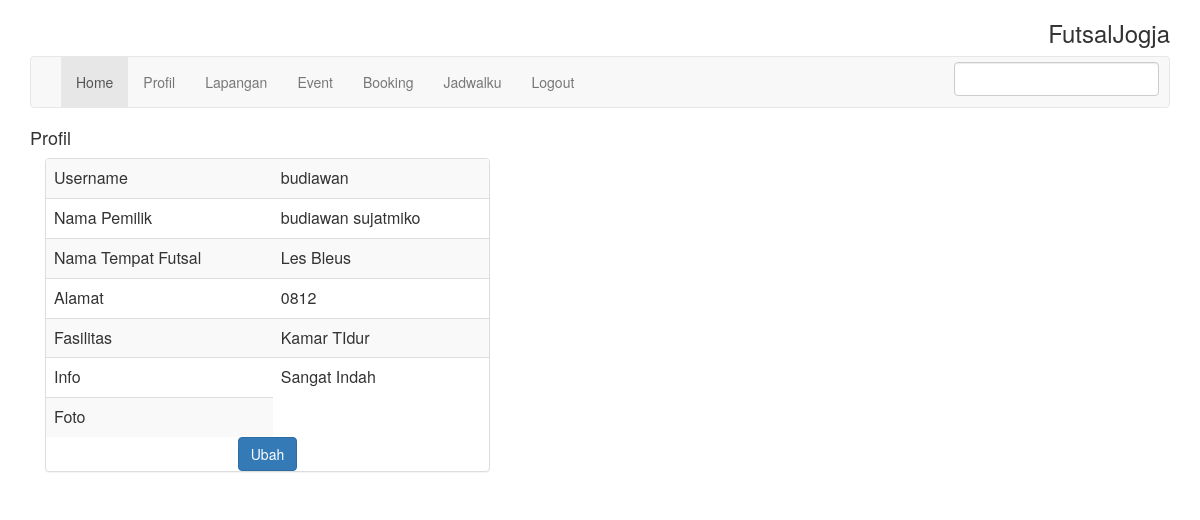
Page /index.php?p=profil (signed in) on the committed database.
### tables this page shows
CREATE TABLE `owner_futsal` (
  `id_owner` int(11) NOT NULL,
  `username_owner` varchar(30) DEFAULT NULL,
  `password_owner` varchar(32) DEFAULT NULL,
  `nama_owner` varchar(30) DEFAULT NULL,
  `telp` varchar(50) DEFAULT NULL,
  `nama_futsal` varchar(50) DEFAULT NULL,
  `alamat_futsal` varchar(500) DEFAULT NULL,
  `fasilitas` varchar(300) DEFAULT NULL,
  `info_futsal` text,
  `foto_futsal` varchar(20) DEFAULT NULL,
  `status_aktif` enum('0','1') DEFAULT NULL
);

### includes/profile.php (called while the page is built, shortened)
<?php
$id = $_SESSION['id_user'];
if ($_SESSION['type'] == 'owner') {
	$query = mysqli_query($conn,"select * from owner_futsal where id_owner='$id'");
}
$obj = mysqli_fetch_object($query);
include('includes/profile/profil.php');
 ?>

### includes/profile/profil.php (the view, shortened to what this page needs)
<?php
switch (@$_GET['act']) {
	default:
?>
<h4>Profil</h4>
<div class="col-lg-12" style="margin: 0 auto;float: none;">
<div class="row">
<div class="col-lg-5">
		<div class="panel panel-default">
				<table class="table table-striped">
				<?php if ($_SESSION['type']=='owner'): ?>
										<tr>
						<td>Username</td><td><?php echo $obj->username_owner; ?></td>
					</tr>
					<tr>
						<td>Nama Pemilik</td><td><?php echo $obj->nama_owner; ?></td>
					</tr>
					<tr>
						<td>Nama Tempat Futsal</td><td><?php echo $obj->nama_futsal; ?></td>
					</tr>
					<tr>
						<td>Alamat</td><td><?php echo $obj->telp; ?></td>
					</tr>
					<tr>
						<td>Fasilitas</td><td><?php echo $obj->fasilitas; ?></td>
					</tr>
					<tr>
						<td>Info</td><td><?php echo $obj->info_futsal; ?></td>
					</tr>
					<tr>
						<td>Foto</td>
					</tr>
				<?php endif ?>
				</table>
				<center>
				<a href="index.php?p=profil&act=change">
					<button class="btn btn-primary">Ubah</button>
				</a>
				</center>
		</div>
</div>
</div>
</div>
<?php
		break;
}
 ?>

### rows in the picture
owner_futsal: username_owner "budiawan", nama_owner "budiawan sujatmiko", nama_futsal "Les Bleus", telp "0812", fasilitas "Kamar TIdur", info_futsal "Sangat Indah"
